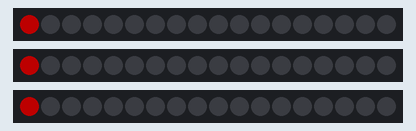
Bench run of a sketch on a simulated Arduino Uno, built with avr-gcc and run on an emulated ATmega328P. Shown: 3 × 18 RGB LEDs in strip order, left to right. Dim RGB values are drawn brighter than linear.

Above: at 0.02 s.
At 0.44 s:
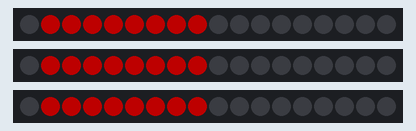
At 0.86 s:
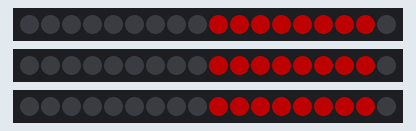
At 1.28 s:
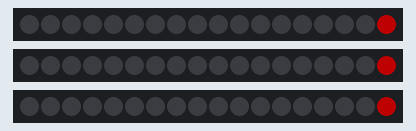
At 1.7 s:
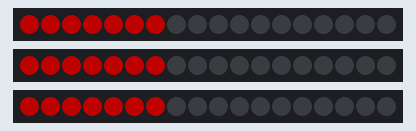

The sketch:

gemma_simple_rgb_pattern.ino
```cpp
/*
 * RGB waterfall and colour blend for 3 pin Gemma
 */

#include <Adafruit_NeoPixel.h>

#define ANP  Adafruit_NeoPixel

#define PIN0  0
#define PIN1  1
#define PIN2  2

#define STRIP_LENGTH      18 // Number of neopixels in a strip
#define NUM_STRIPS        3  // Designed to run in pairs
#define MAX_BRIGHTNESS    100
#define PULSE_SIZE        7  // Length of each lit pulse

#define SECONDS_PER_MINUTE 60

// Predefine some colours
#define C_OFF   ANP::Color(0,0,0)
#define C_RED   ANP::Color(200,0,0)
#define C_GREEN ANP::Color(0,200,0)
#define C_BLUE  ANP::Color(0,0,200)

// Define 3 strips.
// Assuming each is up to about 20 pixels each
struct Pixel_strip {
  ANP     strip;   // The strip itself
  uint8_t offset;  // Used for staggered effects
} strips[3] = {
  {
    ANP(STRIP_LENGTH, PIN0, NEO_GRB + NEO_KHZ800),
    0
  },
  {
    ANP(STRIP_LENGTH, PIN1, NEO_GRB + NEO_KHZ800),
    4
  },
  {
    ANP(STRIP_LENGTH, PIN2, NEO_GRB + NEO_KHZ800),
    8
  }
};


struct RGB {
  uint8_t  r;
  uint8_t  g;
  uint8_t  b;
};

void setup() {
  // Initialise and clear down each strip
  for (uint8_t i=0; i<NUM_STRIPS; i++) {
    strips[i].strip.begin();
    strips[i].strip.show();
  }
}

void loop() {
    waterfall( C_RED, STRIP_LENGTH, strips, 5 * SECONDS_PER_MINUTE, 50 );
    pulse(     C_RED, STRIP_LENGTH, strips, 5 * SECONDS_PER_MINUTE, 50 );
}

/* === EFFECTS === */

/*
Waterfall

Waterfall down each strip continuously. Can specify a start delay
that will offset each strip starting.

color     Adafruit_Neopixel colour to display
length    length of the strips
strips[]  array of strips to waterfall down
duration  how long to run the effect for (seconds)
delay     offset delay between strip starts
*/
void waterfall(uint32_t colour, uint8_t length, struct Pixel_strip strips[], uint16_t duration, uint8_t start_delay) {

  const uint8_t drop_length = 7;
  const uint16_t delay_time  = 50;

  // Manage current offsets
  uint8_t offsets[NUM_STRIPS] = {0};

  // Initialise
  resetStrips(strips);
  setStripsBrightness(strips,MAX_BRIGHTNESS);

  // Work out how many iterations we need.
  uint16_t max_iterations = (duration*1000) / delay_time;
  uint16_t iterations     = 0;

  for (;;) {
    for (uint8_t pix=0; pix<length+1+drop_length; pix++) {
      for (uint8_t sn=0; sn<NUM_STRIPS; sn++) {
        strips[sn].strip.setPixelColor(pix, colour);
        if (pix>drop_length-1) strips[sn].strip.setPixelColor(pix-drop_length-1, C_OFF);
        strips[sn].strip.show();
      }
      delay(delay_time);
      if (iterations++ >= max_iterations) return;
    }
  }
}

/*
Colour pulse

color     Adafruit_Neopixel colour to display
length    length of the strips
strips[]  array of strips to waterfall down
duration  how long to run the effect for (seconds)
delay     offset delay between strip starts
*/
void pulse(uint32_t color, uint8_t length, struct Pixel_strip strips[], uint16_t duration, uint8_t start_delay) {

  const uint16_t delay_time  = 20;

  // Work out how many iterations we need.
  uint16_t max_iterations = (duration*1000) / delay_time;
  uint16_t iterations     = 0;

  for (uint8_t sn=0; sn<NUM_STRIPS; sn++) {
    for (uint8_t pix=0; pix<20; pix++) {
      strips[sn].strip.setPixelColor(pix, color);
      strips[sn].strip.setBrightness(20);
      strips[sn].strip.show();
    }
  }

  for (;;) {
    // Pulse in then out
    for (uint8_t i=20; i<=MAX_BRIGHTNESS; i+=2) {
      setStripsBrightness(strips,i);
      delay(20);
      if (iterations++ >= max_iterations) return;
    }
    for (uint8_t i=MAX_BRIGHTNESS; i>=20; i-=2) {
      setStripsBrightness(strips,i);
      delay(20);
      if (iterations++ >= max_iterations) return;
    }
  } // pulses
}

/* === UTILITIES === */

// Hard reset to "off"
void resetStrips(struct Pixel_strip strips[]) {
  for (uint8_t sn=0; sn<NUM_STRIPS; sn++) {
    for (uint8_t pix=0; pix<STRIP_LENGTH; pix++) {
      strips[sn].strip.setPixelColor(pix,C_OFF);
    }
    strips[sn].strip.show();
  }
}

void setStripsBrightness(struct Pixel_strip strips[],uint8_t bright) {
  for (uint8_t sn=0; sn<NUM_STRIPS; sn++) {
    strips[sn].strip.setBrightness(bright);
    strips[sn].strip.show();
  }
}

struct RGB parseColour(uint32_t colour) {
  struct RGB rgb = {
    (uint8_t)(colour >> 16),
    (uint8_t)(colour >> 8),
    (uint8_t)(colour)
  };
  return rgb;
}
```

Measured:
- by itself, everything shown: repeats every 1.4 s, in 26 steps
